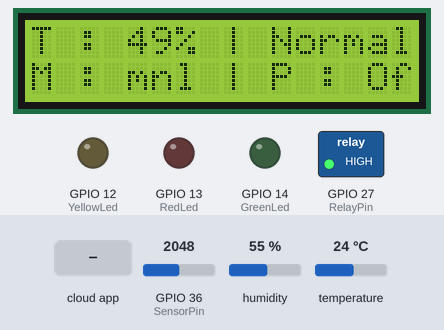
Simulated run of this sketch. Board: ESP32. Parts: 16×2 character LCD, switched loads named in the sketch (green lamp = pin HIGH), output pins drawn as LEDs (lit = HIGH). Inputs (shaded band) come from the test bench; at power-on: GPIO 36 (SensorPin) = 2048, humidity 55 %, temperature 24 °C. WiFi joins after 1.5 s; servers stay silent unless stated; the Firebase database answers and starts empty; what the sketch prints to the serial monitor is not drawn.

Above: at 4.2 s.
4.3 s: GPIO 36 (SensorPin) set to 2762
At 8.0 s:
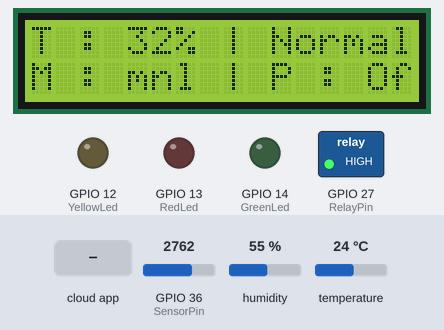
8.8 s: GPIO 36 (SensorPin) set to 2874
At 12.4 s:
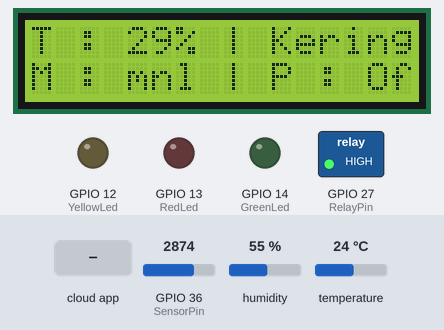
12.7 s: the phone or cloud app sets manualPumpControl to 1
At 15.5 s:
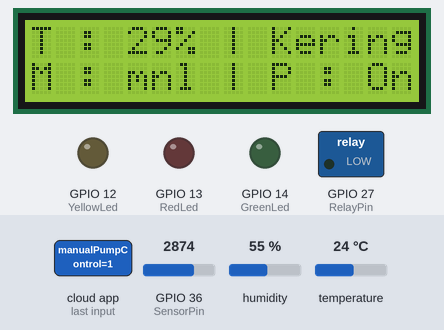
16.7 s: the phone or cloud app sets mode to 1
At 19.8 s:
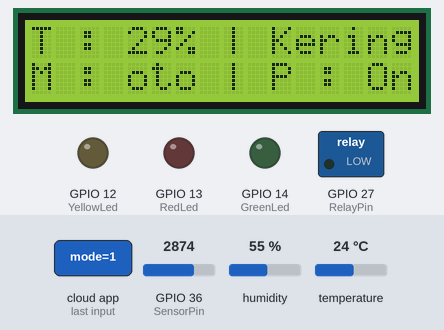
20.6 s: GPIO 36 (SensorPin) set to 1228
At 24.1 s:
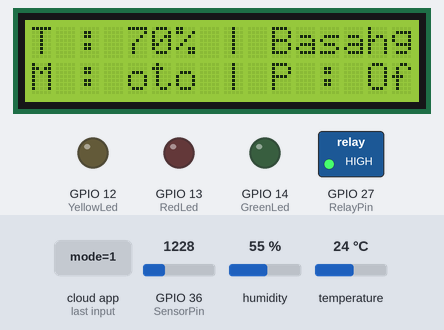
24.5 s: the phone or cloud app sets mode to 0
At 28.4 s:
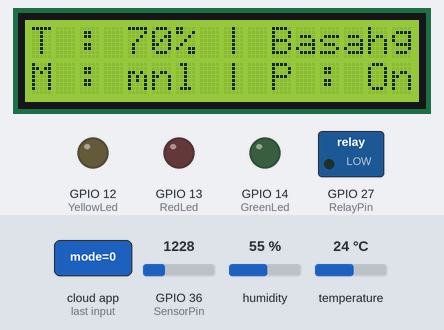
Timing chart, 0 to 29.5 s (numbered marks = the images above; inputs shaded):
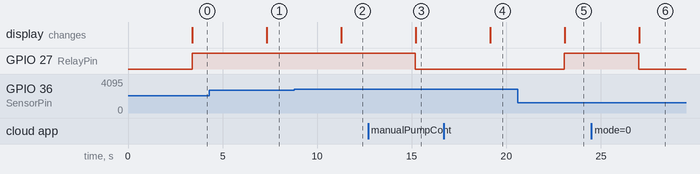

The sketch:

program_siram_tanaman_otomatis.ino
```cpp
#include <Wire.h>
#include <LiquidCrystal_I2C.h>
#include <WiFi.h>
#include <FirebaseESP32.h>
#include <DHT.h> // Pustaka untuk DHT22
#include <PubSubClient.h>

// Define the I2C address of the LCD. It can be 0x27 or 0x3F. Adjust if necessary.
LiquidCrystal_I2C lcd(0x27, 16, 2);

int SensorPin = 36; // Pin analog untuk sensor kelembaban tanah
int soilMoistureValue; // Menyimpan nilai analog dari sensor ke esp32
int soilmoisturepercent; // Nilai yang diperoleh dalam bentuk persen setelah di-mapping

#define RedLed  13 // PIN LED Merah
#define YellowLed  12 // PIN LED Kuning
#define GreenLed  14 // PIN LED Hijau
#define RelayPin 27 // PIN Relay untuk mengontrol pompa

// Konfigurasi DHT22
#define DHTPIN 4  // Pin untuk sensor DHT22
#define DHTTYPE DHT22 // Definisikan tipe sensor DHT22
DHT dht(DHTPIN, DHTTYPE);

// Wi-Fi credentials
const char* ssid = "Alvian Production @ office"; // replace with your Wi-Fi SSID
const char* password = "Banyuwangi1"; // replace with your Wi-Fi password

// Firebase Realtime Database
const char* firebaseHost = "https://programsiramtanamotomatis-default-rtdb.asia-southeast1.firebasedatabase.app";
const char* firebaseAuth = "0x4v3eZ0qGzf4o22saDNpt9pP0e5efNXmHJwlzkO";

FirebaseData firebaseData;
FirebaseConfig firebaseConfig;
FirebaseAuth auth;

unsigned long lastFailedSend = 0; // Waktu terakhir gagal kirim data ke Firebase
const unsigned long reconnectInterval = 120000; // Interval untuk mencoba reconnect (2 menit)

void setup() {
  Serial.begin(115200); // Baudrate komunikasi dengan serial monitor
  pinMode(RedLed, OUTPUT);
  pinMode(YellowLed, OUTPUT);
  pinMode(GreenLed, OUTPUT);
  pinMode(RelayPin, OUTPUT); // Set pin relay sebagai output

  // Initialize the LCD
  lcd.init();
  lcd.backlight();

  // Initialize DHT sensor
  dht.begin();

  // Connect to Wi-Fi
  WiFi.begin(ssid, password);
  Serial.print("Connecting to Wi-Fi");
  while (WiFi.status() != WL_CONNECTED) {
    Serial.print(".");
    delay(1000);
  }
  Serial.println();
  Serial.println("Connected to Wi-Fi");
  Serial.print("IP Address: ");
  Serial.println(WiFi.localIP());
  // Jeda untuk mengurangi gangguan dari Wi-Fi
  delay(1000);

  // Initialize Firebase
  firebaseConfig.host = firebaseHost;
  firebaseConfig.signer.tokens.legacy_token = firebaseAuth;
  Firebase.begin(&firebaseConfig, &auth);
  Firebase.reconnectWiFi(true);
}

void loop() {
  // Membaca data dari sensor kelembaban tanah
  soilMoistureValue = analogRead(SensorPin);
  Serial.print("Nilai analog = ");
  Serial.println(soilMoistureValue);
  soilmoisturepercent = map(soilMoistureValue, 4095, 0, 0, 100);

  Serial.print("Presentase kelembaban tanah = ");
  Serial.print(soilmoisturepercent);
  Serial.println("% ");

  // Membaca suhu dan kelembaban udara dari sensor DHT22
  float temperature = dht.readTemperature(); // Membaca suhu (dalam Celsius)
  float humidity = dht.readHumidity(); // Membaca kelembaban udara

  // Membaca nilai mode dan manual control dari Firebase
  int mode = 1; // default ke mode otomatis
  int manualPumpControl = 0; // default ke pompa mati jika manual

  if (Firebase.getInt(firebaseData, "/plot1/mode")) {
    mode = firebaseData.intData();
  } else {
    Serial.println("Failed to get mode from Firebase");
  }

  if (Firebase.getInt(firebaseData, "/plot1/manualPumpControl")) {
    manualPumpControl = firebaseData.intData();
  } else {
    Serial.println("Failed to get manual control from Firebase");
  }

  // Tampilkan status tanah di LCD berdasarkan kelembaban tanah
  // lcd.clear();
  // lcd.setCursor(0, 0);
  // lcd.print("Tanah: ");
  // lcd.print(soilmoisturepercent);
  // lcd.print("%");

  if (soilmoisturepercent > 60 && soilmoisturepercent <= 100) {
    Serial.println("Tanah basah");
    lcd.setCursor(0, 0);
    lcd.print("T : ");
    lcd.print(soilmoisturepercent);
    lcd.print("% | ");
    lcd.print("Basah");
  } else if (soilmoisturepercent > 30 && soilmoisturepercent <= 60) {
    Serial.println("Tanah kondisi normal");
    lcd.setCursor(0, 0);
    lcd.print("T : ");
    lcd.print(soilmoisturepercent);
    lcd.print("% | ");

    lcd.print("Normal");
  } else if (soilmoisturepercent >= 0 && soilmoisturepercent <= 30) {
    Serial.println("Tanah Kering");
    lcd.setCursor(0, 0);
    lcd.print("T : ");
    lcd.print(soilmoisturepercent);
    lcd.print("% | ");
    lcd.print("Kering");
  }

  int statusPompa; // variabel untuk menyimpan status pompa

  if (mode == 1) { // Mode otomatis
    // Kontrol pompa otomatis berdasarkan kelembaban tanah
    if (soilmoisturepercent > 60 && soilmoisturepercent <= 100) {
      digitalWrite(RelayPin, HIGH); // Matikan pompa
      statusPompa = 0; // Pompa mati
      lcd.setCursor(0, 1);
      lcd.print("M : oto | P : Of");

    } else if (soilmoisturepercent > 30 && soilmoisturepercent <= 60) {
      digitalWrite(RelayPin, HIGH); // Matikan pompa
      statusPompa = 0; // Pompa mati
      lcd.setCursor(0, 1);
      lcd.print("M : oto | P : Of");
    } else if (soilmoisturepercent >= 0 && soilmoisturepercent <= 30) {
      digitalWrite(RelayPin, LOW); // Nyalakan pompa
      statusPompa = 1; // Pompa nyala
      lcd.setCursor(0, 1);
      lcd.print("M : oto | P : On");
    }
  } else { // Mode manual
    // Kontrol pompa manual berdasarkan manualPumpControl
    if (manualPumpControl == 1) {
      Serial.println("Mode manual: Pompa nyala");
      digitalWrite(RelayPin, LOW); // Nyalakan pompa
      statusPompa = 1; // Pompa nyala
      lcd.setCursor(0, 1);
      lcd.print("M : mnl | P : On");
    } else {
      Serial.println("Mode manual: Pompa mati");
      digitalWrite(RelayPin, HIGH); // Matikan pompa
      statusPompa = 0; // Pompa mati
      lcd.setCursor(0, 1);
      lcd.print("M : mnl | P : Of");
    }
  }

  // Upload data ke Firebase
  String path = "/plot1";
  if (Firebase.setInt(firebaseData, path + "/soilMouisture", soilmoisturepercent) &&
      Firebase.setInt(firebaseData, path + "/status", statusPompa)&&
      Firebase.setFloat(firebaseData, path + "/temperature", temperature) && // Upload suhu
      Firebase.setFloat(firebaseData, path + "/airHumidity", humidity)) {
    Serial.println("Data sent to Firebase successfully");
  } else {
    Serial.print("Failed to send data to Firebase: ");
    Serial.println(firebaseData.errorReason());

    if (lastFailedSend == 0) {
      lastFailedSend = millis();
    } else if (millis() - lastFailedSend >= reconnectInterval) {
      Serial.println("Menyambung ulang ke Wi-Fi...");
      WiFi.disconnect();
      WiFi.begin(ssid, password);
      while (WiFi.status() != WL_CONNECTED) {
        Serial.print(".");
        delay(1000);
      }
      Serial.println("Terhubung ulang ke Wi-Fi");

      // Konfigurasi ulang Firebase
      firebaseConfig.host = firebaseHost;
      firebaseConfig.signer.tokens.legacy_token = firebaseAuth;
      Firebase.begin(&firebaseConfig, &auth);

      lastFailedSend = millis(); // Reset waktu gagal kirim setelah reconnect
    }
  }

  delay(3000);
}
```

Measured:
- the behaviour switches between 2825 and 2826 on GPIO 36 (SensorPin) (found by bisection; images 1 and 2)
- after the input at 4.3 s, the display: changes after 3.0 s (image 1)
- after the input at 8.8 s, the display: changes after 2.5 s (image 2)
- after the input at 12.7 s, GPIO 27 (RelayPin): HIGH → LOW after 2.5 s; the display: changes after 2.5 s (image 3)
- after the input at 16.7 s, the display: changes after 2.5 s (image 4)
- after the input at 20.6 s, GPIO 27 (RelayPin): LOW → HIGH after 2.5 s; the display: changes after 2.5 s (image 5)
- after the input at 24.5 s, GPIO 27 (RelayPin): HIGH → LOW after 2.5 s; the display: changes after 2.5 s (image 6)
